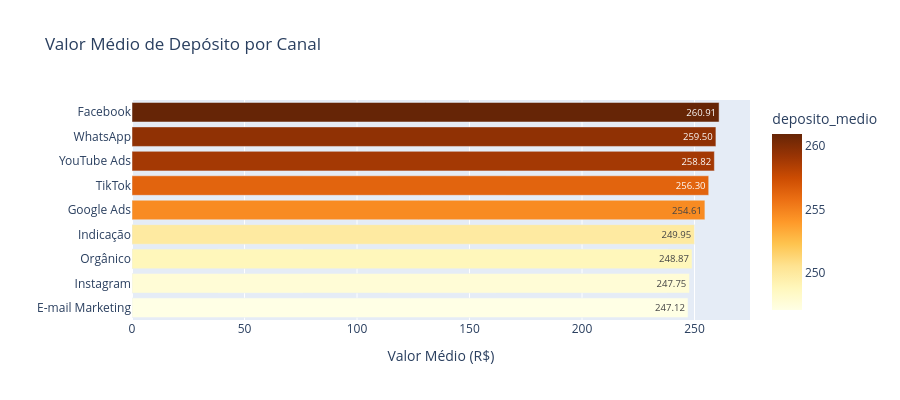

Write notebook code for a chart like this one.
### Markdown cell above
## 🔹 Depósito Médio por Canal

### Code cell
fig = px.bar(df.sort_values("deposito_medio", ascending=True), 
             x="deposito_medio", y="origem", orientation="h",
             title="Valor Médio de Depósito por Canal",
             text_auto=".2f", color="deposito_medio", color_continuous_scale="YlOrBr")
fig.update_layout(yaxis_title="", xaxis_title="Valor Médio (R$)", height=400)
fig.show()

### Figure 1 — Plotly figure (JSON) as saved in the notebook; plotly's stock layout.template omitted (floating-point values rounded to 4 significant figures)
{"data": [{"hovertemplate": "deposito_medio=%{marker.color}<br>origem=%{y}<extra></extra>", "legendgroup": "", "marker": {"color": [247.1, 247.7, 248.9, 249.9, 254.6, 256.3, 258.8, 259.5, 260.9], "coloraxis": "coloraxis", "pattern": {"shape": ""}}, "name": "", "orientation": "h", "showlegend": false, "textposition": "auto", "texttemplate": "%{x:.2f}", "type": "bar", "x": [247.1, 247.7, 248.9, 249.9, 254.6, 256.3, 258.8, 259.5, 260.9], "xaxis": "x", "y": ["E-mail Marketing", "Instagram", "Orgânico", "Indicação", "Google Ads", "TikTok", "YouTube Ads", "WhatsApp", "Facebook"], "yaxis": "y"}], "layout": {"barmode": "relative", "coloraxis": {"colorbar": {"title": {"text": "deposito_medio"}}, "colorscale": [[0, "rgb(255,255,229)"], [0.125, "rgb(255,247,188)"], [0.25, "rgb(254,227,145)"], [0.375, "rgb(254,196,79)"], [0.5, "rgb(254,153,41)"], [0.625, "rgb(236,112,20)"], [0.75, "rgb(204,76,2)"], [0.875, "rgb(153,52,4)"], [1, "rgb(102,37,6)"]]}, "height": 400, "legend": {"tracegroupgap": 0}, "title": {"text": "Valor Médio de Depósito por Canal"}, "xaxis": {"anchor": "y", "domain": [0, 1], "title": {"text": "Valor Médio (R$)"}}, "yaxis": {"anchor": "x", "domain": [0, 1], "title": {"text": ""}}}}
